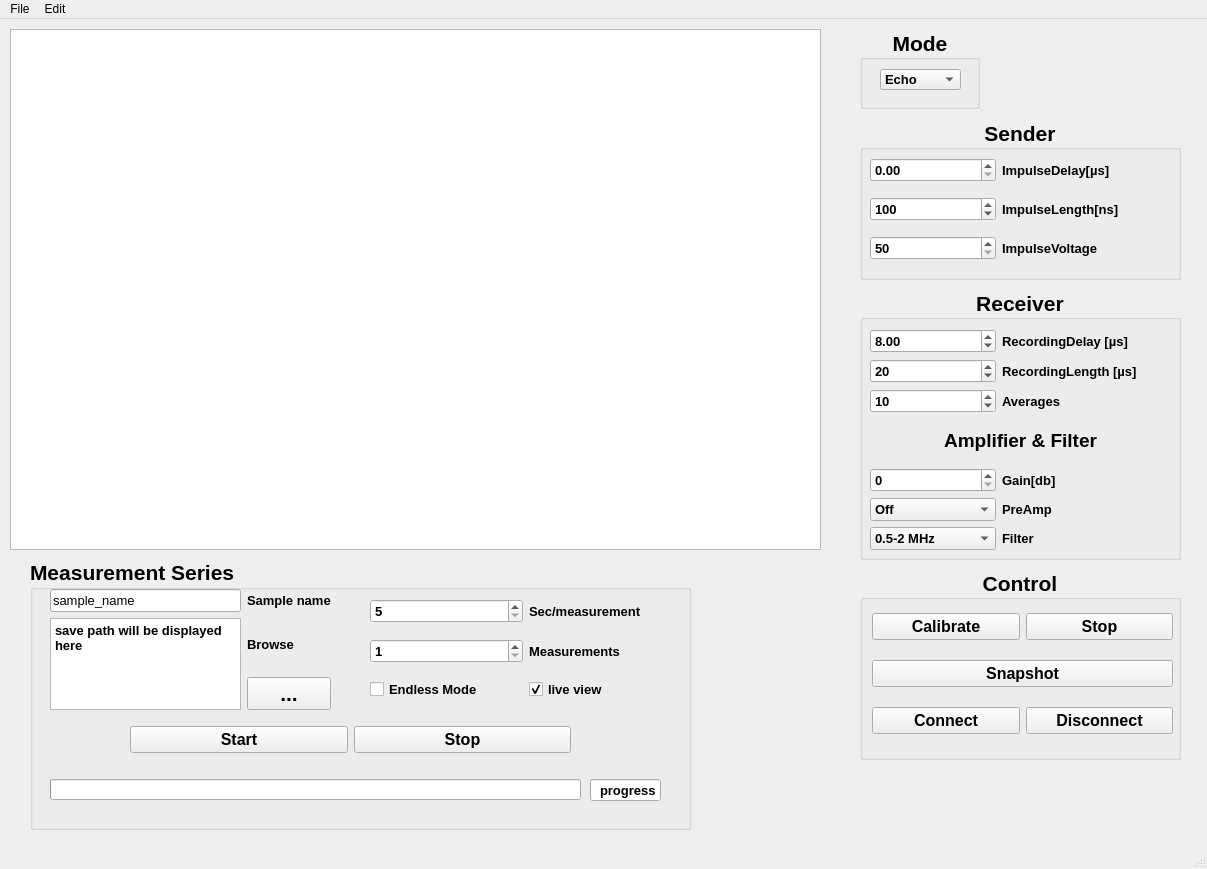
<?xml version="1.0" encoding="UTF-8"?>
<ui version="4.0">
 <class>PCUSInterface</class>
 <widget class="QMainWindow" name="PCUSInterface">
  <property name="geometry">
   <rect>
    <x>0</x>
    <y>0</y>
    <width>1207</width>
    <height>869</height>
   </rect>
  </property>
  <property name="windowTitle">
   <string>PCUS-Interface</string>
  </property>
  <widget class="QWidget" name="centralwidget">
   <widget class="PlotWidget" name="PlotWidget">
    <property name="enabled">
     <bool>true</bool>
    </property>
    <property name="geometry">
     <rect>
      <x>10</x>
      <y>10</y>
      <width>811</width>
      <height>521</height>
     </rect>
    </property>
   </widget>
   <widget class="QGroupBox" name="groupBox">
    <property name="geometry">
     <rect>
      <x>860</x>
      <y>100</y>
      <width>321</width>
      <height>161</height>
     </rect>
    </property>
    <property name="font">
     <font>
      <pointsize>16</pointsize>
      <weight>75</weight>
      <bold>true</bold>
     </font>
    </property>
    <property name="title">
     <string>Sender</string>
    </property>
    <property name="alignment">
     <set>Qt::AlignCenter</set>
    </property>
    <property name="flat">
     <bool>false</bool>
    </property>
    <widget class="QWidget" name="gridLayoutWidget">
     <property name="geometry">
      <rect>
       <x>10</x>
       <y>30</y>
       <width>301</width>
       <height>121</height>
      </rect>
     </property>
     <layout class="QGridLayout" name="gridLayout" rowstretch="0,0,0" columnstretch="3,4">
      <item row="0" column="1">
       <widget class="QLabel" name="label_5">
        <property name="font">
         <font>
          <pointsize>10</pointsize>
          <weight>75</weight>
          <bold>true</bold>
         </font>
        </property>
        <property name="text">
         <string>ImpulseDelay[µs]</string>
        </property>
       </widget>
      </item>
      <item row="2" column="0">
       <widget class="QSpinBox" name="ImpulseVoltageSpinBox">
        <property name="font">
         <font>
          <pointsize>10</pointsize>
          <weight>75</weight>
          <bold>true</bold>
         </font>
        </property>
        <property name="contextMenuPolicy">
         <enum>Qt::DefaultContextMenu</enum>
        </property>
        <property name="minimum">
         <number>50</number>
        </property>
        <property name="maximum">
         <number>250</number>
        </property>
       </widget>
      </item>
      <item row="1" column="1">
       <widget class="QLabel" name="label_8">
        <property name="font">
         <font>
          <pointsize>10</pointsize>
          <weight>75</weight>
          <bold>true</bold>
         </font>
        </property>
        <property name="text">
         <string>ImpulseLength[ns]</string>
        </property>
       </widget>
      </item>
      <item row="1" column="0">
       <widget class="QSpinBox" name="ImpulseLengthSpinBox">
        <property name="font">
         <font>
          <pointsize>10</pointsize>
          <weight>75</weight>
          <bold>true</bold>
         </font>
        </property>
        <property name="contextMenuPolicy">
         <enum>Qt::DefaultContextMenu</enum>
        </property>
        <property name="minimum">
         <number>0</number>
        </property>
        <property name="maximum">
         <number>500</number>
        </property>
        <property name="singleStep">
         <number>5</number>
        </property>
        <property name="value">
         <number>100</number>
        </property>
       </widget>
      </item>
      <item row="2" column="1">
       <widget class="QLabel" name="label_7">
        <property name="font">
         <font>
          <pointsize>10</pointsize>
          <weight>75</weight>
          <bold>true</bold>
         </font>
        </property>
        <property name="text">
         <string>ImpulseVoltage</string>
        </property>
       </widget>
      </item>
      <item row="0" column="0">
       <widget class="QDoubleSpinBox" name="ImpulseDelaySpinBox">
        <property name="font">
         <font>
          <pointsize>10</pointsize>
          <weight>75</weight>
          <bold>true</bold>
         </font>
        </property>
        <property name="maximum">
         <double>100.000000000000000</double>
        </property>
        <property name="singleStep">
         <double>0.010000000000000</double>
        </property>
        <property name="value">
         <double>0.000000000000000</double>
        </property>
       </widget>
      </item>
     </layout>
    </widget>
   </widget>
   <widget class="QGroupBox" name="groupBox_2">
    <property name="geometry">
     <rect>
      <x>860</x>
      <y>270</y>
      <width>321</width>
      <height>271</height>
     </rect>
    </property>
    <property name="font">
     <font>
      <pointsize>16</pointsize>
      <weight>75</weight>
      <bold>true</bold>
     </font>
    </property>
    <property name="title">
     <string>Receiver</string>
    </property>
    <property name="alignment">
     <set>Qt::AlignCenter</set>
    </property>
    <widget class="QWidget" name="gridLayoutWidget_2">
     <property name="geometry">
      <rect>
       <x>10</x>
       <y>40</y>
       <width>301</width>
       <height>221</height>
      </rect>
     </property>
     <layout class="QGridLayout" name="gridLayout_2" columnstretch="3,4">
      <item row="7" column="0">
       <widget class="QComboBox" name="FiltercomboBox">
        <property name="font">
         <font>
          <pointsize>10</pointsize>
          <weight>75</weight>
          <bold>true</bold>
         </font>
        </property>
        <item>
         <property name="text">
          <string>0.5-2 MHz</string>
         </property>
        </item>
        <item>
         <property name="text">
          <string>1.05-4 MHz</string>
         </property>
        </item>
        <item>
         <property name="text">
          <string>2.25- 9 MHz</string>
         </property>
        </item>
        <item>
         <property name="text">
          <string>ohne</string>
         </property>
        </item>
       </widget>
      </item>
      <item row="5" column="1">
       <widget class="QLabel" name="label">
        <property name="font">
         <font>
          <pointsize>10</pointsize>
          <weight>75</weight>
          <bold>true</bold>
         </font>
        </property>
        <property name="text">
         <string>Gain[db]</string>
        </property>
       </widget>
      </item>
      <item row="5" column="0">
       <widget class="QSpinBox" name="GainSpinBox">
        <property name="font">
         <font>
          <pointsize>10</pointsize>
          <weight>75</weight>
          <bold>true</bold>
         </font>
        </property>
        <property name="contextMenuPolicy">
         <enum>Qt::DefaultContextMenu</enum>
        </property>
       </widget>
      </item>
      <item row="1" column="1">
       <widget class="QLabel" name="label_2">
        <property name="font">
         <font>
          <pointsize>10</pointsize>
          <weight>75</weight>
          <bold>true</bold>
         </font>
        </property>
        <property name="text">
         <string>RecordingLength [µs]</string>
        </property>
       </widget>
      </item>
      <item row="7" column="1">
       <widget class="QLabel" name="label_9">
        <property name="font">
         <font>
          <pointsize>10</pointsize>
          <weight>75</weight>
          <bold>true</bold>
         </font>
        </property>
        <property name="text">
         <string>Filter</string>
        </property>
       </widget>
      </item>
      <item row="4" column="0" colspan="2">
       <widget class="QLabel" name="label_3">
        <property name="font">
         <font>
          <pointsize>14</pointsize>
         </font>
        </property>
        <property name="text">
         <string>Amplifier &amp; Filter</string>
        </property>
        <property name="alignment">
         <set>Qt::AlignCenter</set>
        </property>
       </widget>
      </item>
      <item row="6" column="1">
       <widget class="QLabel" name="label_4">
        <property name="font">
         <font>
          <pointsize>10</pointsize>
          <weight>75</weight>
          <bold>true</bold>
         </font>
        </property>
        <property name="text">
         <string>PreAmp</string>
        </property>
       </widget>
      </item>
      <item row="1" column="0">
       <widget class="QSpinBox" name="RecordingLengthSpinBox">
        <property name="font">
         <font>
          <pointsize>10</pointsize>
          <weight>75</weight>
          <bold>true</bold>
         </font>
        </property>
        <property name="contextMenuPolicy">
         <enum>Qt::DefaultContextMenu</enum>
        </property>
        <property name="minimum">
         <number>10</number>
        </property>
        <property name="maximum">
         <number>650</number>
        </property>
        <property name="value">
         <number>20</number>
        </property>
       </widget>
      </item>
      <item row="0" column="1">
       <widget class="QLabel" name="label_6">
        <property name="font">
         <font>
          <pointsize>10</pointsize>
          <weight>75</weight>
          <bold>true</bold>
         </font>
        </property>
        <property name="text">
         <string>RecordingDelay [µs]</string>
        </property>
       </widget>
      </item>
      <item row="2" column="1">
       <widget class="QLabel" name="label_10">
        <property name="font">
         <font>
          <pointsize>10</pointsize>
          <weight>75</weight>
          <bold>true</bold>
         </font>
        </property>
        <property name="text">
         <string>Averages</string>
        </property>
       </widget>
      </item>
      <item row="0" column="0">
       <widget class="QDoubleSpinBox" name="RecordingDelaySpinBox">
        <property name="font">
         <font>
          <pointsize>10</pointsize>
          <weight>75</weight>
          <bold>true</bold>
         </font>
        </property>
        <property name="maximum">
         <double>100.000000000000000</double>
        </property>
        <property name="singleStep">
         <double>0.010000000000000</double>
        </property>
        <property name="value">
         <double>8.000000000000000</double>
        </property>
       </widget>
      </item>
      <item row="6" column="0">
       <widget class="QComboBox" name="PreAmpcomboBox">
        <property name="font">
         <font>
          <pointsize>10</pointsize>
          <weight>75</weight>
          <bold>true</bold>
         </font>
        </property>
        <item>
         <property name="text">
          <string>Off</string>
         </property>
        </item>
        <item>
         <property name="text">
          <string>On</string>
         </property>
        </item>
       </widget>
      </item>
      <item row="2" column="0">
       <widget class="QSpinBox" name="RecordingAverageSpinBox">
        <property name="font">
         <font>
          <pointsize>10</pointsize>
          <weight>75</weight>
          <bold>true</bold>
         </font>
        </property>
        <property name="contextMenuPolicy">
         <enum>Qt::DefaultContextMenu</enum>
        </property>
        <property name="minimum">
         <number>1</number>
        </property>
        <property name="maximum">
         <number>500</number>
        </property>
        <property name="value">
         <number>10</number>
        </property>
       </widget>
      </item>
     </layout>
    </widget>
   </widget>
   <widget class="QGroupBox" name="groupBox_3">
    <property name="geometry">
     <rect>
      <x>860</x>
      <y>10</y>
      <width>120</width>
      <height>80</height>
     </rect>
    </property>
    <property name="font">
     <font>
      <pointsize>16</pointsize>
      <weight>75</weight>
      <bold>true</bold>
     </font>
    </property>
    <property name="title">
     <string>Mode</string>
    </property>
    <property name="alignment">
     <set>Qt::AlignCenter</set>
    </property>
    <widget class="QComboBox" name="PulseEchocomboBox">
     <property name="geometry">
      <rect>
       <x>20</x>
       <y>40</y>
       <width>81</width>
       <height>21</height>
      </rect>
     </property>
     <property name="font">
      <font>
       <pointsize>10</pointsize>
       <weight>75</weight>
       <bold>true</bold>
      </font>
     </property>
     <item>
      <property name="text">
       <string>Echo</string>
      </property>
     </item>
     <item>
      <property name="text">
       <string>Transmission</string>
      </property>
     </item>
    </widget>
   </widget>
   <widget class="QGroupBox" name="groupBox_4">
    <property name="geometry">
     <rect>
      <x>30</x>
      <y>540</y>
      <width>661</width>
      <height>271</height>
     </rect>
    </property>
    <property name="font">
     <font>
      <pointsize>16</pointsize>
      <weight>75</weight>
      <bold>true</bold>
     </font>
    </property>
    <property name="title">
     <string>Measurement Series</string>
    </property>
    <widget class="QWidget" name="gridLayoutWidget_4">
     <property name="geometry">
      <rect>
       <x>20</x>
       <y>30</y>
       <width>281</width>
       <height>121</height>
      </rect>
     </property>
     <layout class="QGridLayout" name="gridLayout_4" columnstretch="1,0">
      <item row="1" column="1">
       <layout class="QVBoxLayout" name="verticalLayout">
        <item>
         <widget class="QLabel" name="label_14">
          <property name="font">
           <font>
            <pointsize>10</pointsize>
            <weight>75</weight>
            <bold>true</bold>
           </font>
          </property>
          <property name="text">
           <string>Browse</string>
          </property>
         </widget>
        </item>
        <item>
         <widget class="QPushButton" name="Browse_button">
          <property name="text">
           <string>...</string>
          </property>
         </widget>
        </item>
       </layout>
      </item>
      <item row="0" column="0">
       <widget class="QLineEdit" name="samplenameLabel">
        <property name="font">
         <font>
          <pointsize>10</pointsize>
          <weight>50</weight>
          <bold>false</bold>
         </font>
        </property>
        <property name="text">
         <string>sample_name</string>
        </property>
       </widget>
      </item>
      <item row="0" column="1">
       <widget class="QLabel" name="label_13">
        <property name="font">
         <font>
          <pointsize>10</pointsize>
          <weight>75</weight>
          <bold>true</bold>
         </font>
        </property>
        <property name="text">
         <string>Sample name</string>
        </property>
       </widget>
      </item>
      <item row="1" column="0">
       <widget class="QPlainTextEdit" name="PathDisplay">
        <property name="font">
         <font>
          <pointsize>10</pointsize>
         </font>
        </property>
        <property name="plainText">
         <string>save path will be displayed here
</string>
        </property>
       </widget>
      </item>
     </layout>
    </widget>
    <widget class="QWidget" name="gridLayoutWidget_5">
     <property name="geometry">
      <rect>
       <x>340</x>
       <y>30</y>
       <width>311</width>
       <height>121</height>
      </rect>
     </property>
     <layout class="QGridLayout" name="gridLayout_5">
      <item row="0" column="0">
       <widget class="QSpinBox" name="Wait_Time_SpinBox">
        <property name="font">
         <font>
          <pointsize>10</pointsize>
         </font>
        </property>
        <property name="minimum">
         <number>5</number>
        </property>
        <property name="maximum">
         <number>1000</number>
        </property>
       </widget>
      </item>
      <item row="1" column="0">
       <widget class="QSpinBox" name="NumberOfMeasurementSpinBox">
        <property name="font">
         <font>
          <pointsize>10</pointsize>
         </font>
        </property>
        <property name="minimum">
         <number>1</number>
        </property>
        <property name="maximum">
         <number>10000000</number>
        </property>
       </widget>
      </item>
      <item row="1" column="1">
       <widget class="QLabel" name="label_12">
        <property name="font">
         <font>
          <pointsize>10</pointsize>
          <weight>75</weight>
          <bold>true</bold>
         </font>
        </property>
        <property name="text">
         <string>Measurements</string>
        </property>
       </widget>
      </item>
      <item row="0" column="1">
       <widget class="QLabel" name="label_11">
        <property name="font">
         <font>
          <pointsize>10</pointsize>
          <weight>75</weight>
          <bold>true</bold>
         </font>
        </property>
        <property name="text">
         <string>Sec/measurement</string>
        </property>
       </widget>
      </item>
      <item row="2" column="0">
       <widget class="QCheckBox" name="EndlessModeCheckBox">
        <property name="font">
         <font>
          <pointsize>10</pointsize>
          <weight>75</weight>
          <bold>true</bold>
         </font>
        </property>
        <property name="tabletTracking">
         <bool>false</bool>
        </property>
        <property name="autoFillBackground">
         <bool>false</bool>
        </property>
        <property name="text">
         <string>Endless Mode</string>
        </property>
       </widget>
      </item>
      <item row="2" column="1">
       <widget class="QCheckBox" name="LiveViewCheckbox">
        <property name="enabled">
         <bool>true</bool>
        </property>
        <property name="font">
         <font>
          <pointsize>10</pointsize>
          <weight>75</weight>
          <bold>true</bold>
         </font>
        </property>
        <property name="text">
         <string>live view</string>
        </property>
        <property name="checked">
         <bool>true</bool>
        </property>
       </widget>
      </item>
     </layout>
    </widget>
    <widget class="QWidget" name="horizontalLayoutWidget">
     <property name="geometry">
      <rect>
       <x>100</x>
       <y>160</y>
       <width>441</width>
       <height>41</height>
      </rect>
     </property>
     <layout class="QHBoxLayout" name="horizontalLayout_4">
      <item>
       <widget class="QPushButton" name="Start_Measurement_Series_Button">
        <property name="font">
         <font>
          <pointsize>12</pointsize>
         </font>
        </property>
        <property name="text">
         <string>Start</string>
        </property>
       </widget>
      </item>
      <item>
       <widget class="QPushButton" name="Stop_Measurement_Series_Button">
        <property name="font">
         <font>
          <pointsize>12</pointsize>
         </font>
        </property>
        <property name="text">
         <string>Stop</string>
        </property>
       </widget>
      </item>
     </layout>
    </widget>
    <widget class="QProgressBar" name="progressBar">
     <property name="geometry">
      <rect>
       <x>20</x>
       <y>220</y>
       <width>531</width>
       <height>21</height>
      </rect>
     </property>
     <property name="maximum">
      <number>100</number>
     </property>
     <property name="value">
      <number>0</number>
     </property>
     <property name="textVisible">
      <bool>false</bool>
     </property>
     <property name="format">
      <string>%p%</string>
     </property>
    </widget>
    <widget class="QLineEdit" name="progressLineEdit">
     <property name="geometry">
      <rect>
       <x>560</x>
       <y>220</y>
       <width>71</width>
       <height>22</height>
      </rect>
     </property>
     <property name="font">
      <font>
       <pointsize>10</pointsize>
       <weight>75</weight>
       <bold>true</bold>
      </font>
     </property>
     <property name="layoutDirection">
      <enum>Qt::LeftToRight</enum>
     </property>
     <property name="text">
      <string>progress</string>
     </property>
     <property name="frame">
      <bool>true</bool>
     </property>
     <property name="alignment">
      <set>Qt::AlignRight|Qt::AlignTrailing|Qt::AlignVCenter</set>
     </property>
     <property name="readOnly">
      <bool>false</bool>
     </property>
     <property name="clearButtonEnabled">
      <bool>false</bool>
     </property>
    </widget>
   </widget>
   <widget class="QGroupBox" name="groupBox_5">
    <property name="geometry">
     <rect>
      <x>860</x>
      <y>550</y>
      <width>321</width>
      <height>191</height>
     </rect>
    </property>
    <property name="font">
     <font>
      <pointsize>16</pointsize>
      <weight>75</weight>
      <bold>true</bold>
     </font>
    </property>
    <property name="title">
     <string>Control</string>
    </property>
    <property name="alignment">
     <set>Qt::AlignCenter</set>
    </property>
    <widget class="QWidget" name="gridLayoutWidget_3">
     <property name="geometry">
      <rect>
       <x>12</x>
       <y>30</y>
       <width>301</width>
       <height>151</height>
      </rect>
     </property>
     <layout class="QGridLayout" name="gridLayout_3">
      <item row="3" column="0">
       <layout class="QHBoxLayout" name="horizontalLayout_2">
        <item>
         <widget class="QPushButton" name="ConnectButton">
          <property name="font">
           <font>
            <pointsize>12</pointsize>
            <weight>75</weight>
            <bold>true</bold>
           </font>
          </property>
          <property name="text">
           <string>Connect</string>
          </property>
         </widget>
        </item>
        <item>
         <widget class="QPushButton" name="DisconnectButton">
          <property name="font">
           <font>
            <pointsize>12</pointsize>
            <weight>75</weight>
            <bold>true</bold>
           </font>
          </property>
          <property name="text">
           <string>Disconnect</string>
          </property>
         </widget>
        </item>
       </layout>
      </item>
      <item row="2" column="0">
       <layout class="QHBoxLayout" name="horizontalLayout_3">
        <item>
         <widget class="QPushButton" name="Snapshot">
          <property name="font">
           <font>
            <pointsize>12</pointsize>
            <weight>75</weight>
            <bold>true</bold>
           </font>
          </property>
          <property name="text">
           <string>Snapshot</string>
          </property>
         </widget>
        </item>
       </layout>
      </item>
      <item row="1" column="0">
       <layout class="QHBoxLayout" name="horizontalLayout">
        <item>
         <widget class="QPushButton" name="calibrate_button">
          <property name="font">
           <font>
            <pointsize>12</pointsize>
            <weight>75</weight>
            <bold>true</bold>
           </font>
          </property>
          <property name="text">
           <string>Calibrate</string>
          </property>
         </widget>
        </item>
        <item>
         <widget class="QPushButton" name="stop_calibration">
          <property name="font">
           <font>
            <pointsize>12</pointsize>
            <weight>75</weight>
            <bold>true</bold>
           </font>
          </property>
          <property name="text">
           <string>Stop</string>
          </property>
         </widget>
        </item>
       </layout>
      </item>
     </layout>
    </widget>
   </widget>
  </widget>
  <widget class="QMenuBar" name="menubar">
   <property name="geometry">
    <rect>
     <x>0</x>
     <y>0</y>
     <width>1207</width>
     <height>21</height>
    </rect>
   </property>
   <widget class="QMenu" name="menuFile">
    <property name="title">
     <string>File</string>
    </property>
    <addaction name="actionSaveAscan"/>
   </widget>
   <widget class="QMenu" name="menuEdit">
    <property name="title">
     <string>Edit</string>
    </property>
   </widget>
   <addaction name="menuFile"/>
   <addaction name="menuEdit"/>
  </widget>
  <widget class="QStatusBar" name="statusbar"/>
  <action name="actionSaveAscan">
   <property name="enabled">
    <bool>true</bool>
   </property>
   <property name="text">
    <string>Save Current Measurement as Ascan</string>
   </property>
   <property name="toolTip">
    <string>Save the file</string>
   </property>
   <property name="shortcut">
    <string>Ctrl+S</string>
   </property>
  </action>
 </widget>
 <customwidgets>
  <customwidget>
   <class>PlotWidget</class>
   <extends>QGraphicsView</extends>
   <header>pyqtgraph</header>
  </customwidget>
 </customwidgets>
 <resources/>
 <connections/>
</ui>
